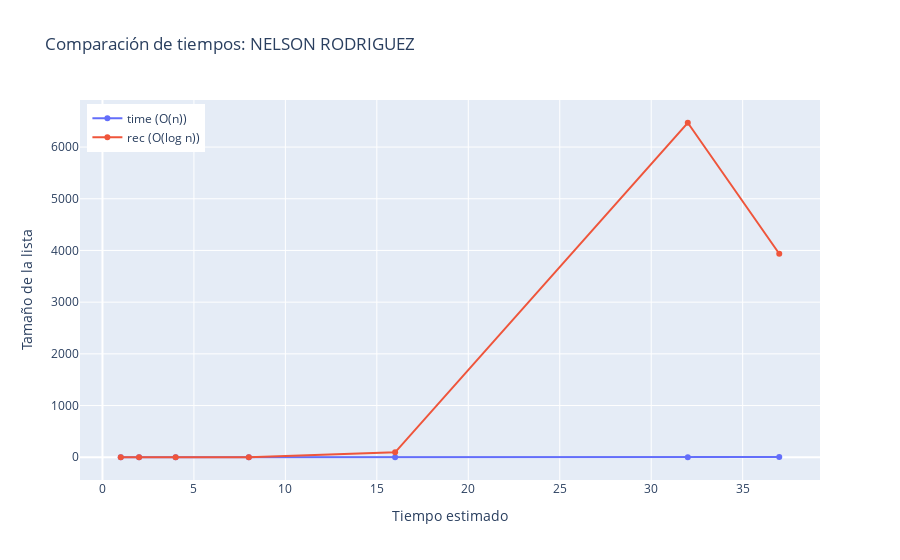

The notebook cell saved with this chart:
### Code cell
import plotly.graph_objs as go 
# Datos de ejemplo obtenidos de la celda anterior (ajusta si tienes otros valores):
sizes2 = [1, 2, 4, 8, 16, 32, 37]

for n in sizes2:
    data = sorted(rand_List(n, unique=True))
    print(f"\nLista ordenada de {n} elementos")
    target= data[-1]
    mean_lin, s_lin = timeit(Linear_search, data, target, repeat=7)
    mean_bin, s_bin = timeit(binary_search, data, target, repeat=7)
    vector_rec.append(peak_r)
    vector_time.append(t_r)

fig = go.Figure()
fig.add_trace(go.Scatter(x=sizes2, y=vector_time, mode='lines+markers', name='time (O(n))'))
fig.add_trace(go.Scatter(x=sizes2, y=vector_rec, mode='lines+markers', name='rec (O(log n))'))
fig.update_layout(title='Comparación de tiempos: NELSON RODRIGUEZ',
                  xaxis_title='Tiempo estimado ',
                  yaxis_title='Tamaño de la lista ',
                  legend=dict(x=0.01, y=0.99))

### Figure 1 — Plotly figure (JSON) as saved in the notebook; plotly's stock layout.template omitted (floating-point values rounded to 4 significant figures)
{"data": [{"mode": "lines+markers", "name": "time (O(n))", "type": "scatter", "x": [1, 2, 4, 8, 16, 32, 37], "y": [1.5e-06, 1.4e-06, 1.7e-06, 7e-06, 0.0002237, 0.4034, 4.377, 4.377, 4.377, 4.377, 4.377, 4.377, 4.377, 4.377, 4.377, 4.377, 4.377, 4.377, 4.377, 4.377, 4.377]}, {"mode": "lines+markers", "name": "rec (O(log n))", "type": "scatter", "x": [1, 2, 4, 8, 16, 32, 37], "y": [0, 0, 0, 0, 96, 6470, 3936, 3936, 3936, 3936, 3936, 3936, 3936, 3936, 3936, 3936, 3936, 3936, 3936, 3936, 3936]}], "layout": {"legend": {"x": 0.01, "y": 0.99}, "title": {"text": "Comparación de tiempos: NELSON RODRIGUEZ"}, "xaxis": {"title": {"text": "Tiempo estimado "}}, "yaxis": {"title": {"text": "Tamaño de la lista "}}}}
